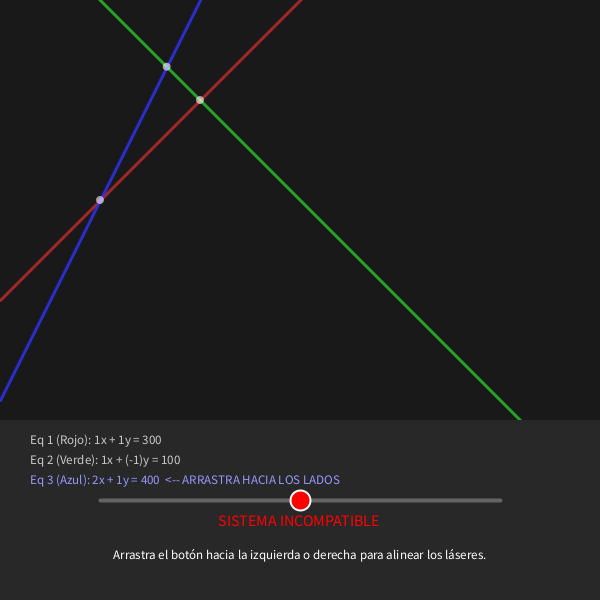
Frame 1 (no input)
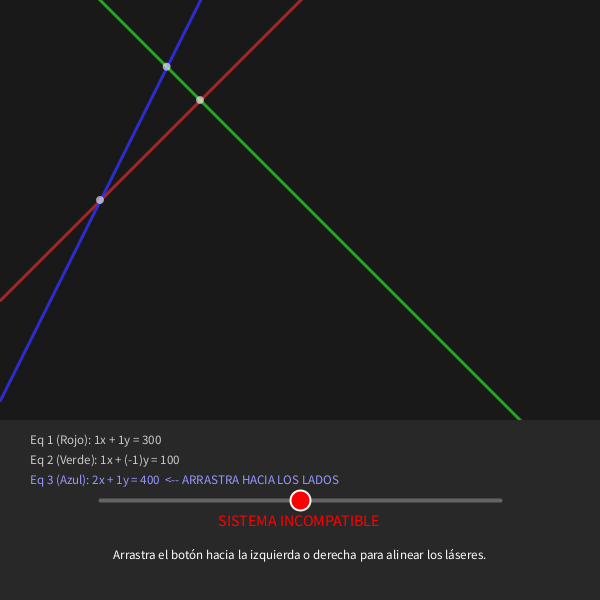
Frame 60 (the mouse pressed at the canvas centre just before this capture)
Frame 120 (the mouse held since frame 60 and released just before this capture): identical to frame 60, image omitted

The Processing sketch that drew these frames (run headless with seeded random() and noise(); from frame 60 on, the mouse is pressed at the canvas centre):

// Processing sketch: sketch_05_SEL_Planes
// ── sketch_05_SEL_Planes.pde
float a1 = 1, b1 = 1, c1 = 300; // Línea 1 (Roja)
float a2 = 1, b2 = -1, c2 = 100; // Línea 2 (Verde)
float a3 = 2, b3 = 1, c3 = 400; // Línea 3 (Azul)

// Variables para el control del deslizador
float sliderX;
float sliderMinX = 100;
float sliderMaxX = 500;
float sliderY = 500;

void setup() {
  size(600, 600);
  sliderX = (sliderMinX + sliderMaxX) / 2;
}

void draw() {
  background(25);
  
  //Interacción: Actualizar coeficiente C3 con el deslizador
  if (mousePressed && mouseX > sliderMinX - 10 && mouseX < sliderMaxX + 10 && mouseY > sliderY - 20 && mouseY < sliderY + 20) {
    sliderX = constrain(mouseX, sliderMinX, sliderMaxX);
  }
  c3 = map(sliderX, sliderMinX, sliderMaxX, 200, 600);
  
  float det12 = a1 * b2 - a2 * b1;
  
  float x12 = (c1 * b2 - c2 * b1) / det12;
  float y12 = (a1 * c2 - a2 * c1) / det12;
  
  float residuo3 = a3 * x12 + b3 * y12 - c3;
  
  String estadoSistema = "";
  color colorUI;
  boolean resuelto = false;

  if (abs(residuo3) < 2.0) {
    estadoSistema = "SISTEMA COMPATIBLE DETERMINADO (SCD)";
    colorUI = color(0, 255, 0); // Verde
    resuelto = true;
  } else {
    estadoSistema = "SISTEMA INCOMPATIBLE ";
    colorUI = color(255, 0, 0); // Rojo
  }
  
  strokeWeight(3);
  
  // Línea 1
  stroke(255, 50, 50, 150);
  dibujarLinea(a1, b1, c1);
  
  // Línea 2
  stroke(50, 255, 50, 150);
  dibujarLinea(a2, b2, c2);
  
  // Línea 3
  stroke(50, 50, 255, 200);
  dibujarLinea(a3, b3, c3);
  
  if (resuelto) {
    fill(0, 255, 0);
    noStroke();
    ellipse(x12, y12, 16, 16);
    
    stroke(0, 255, 0, 100);
    strokeWeight(1);
    noFill();
    ellipse(x12, y12, 30 + sin(frameCount*0.1)*10, 30 + sin(frameCount*0.1)*10);
  } else {
    fill(255, 255, 255, 150);
    noStroke();
    ellipse(x12, y12, 8, 8);
    
    float det13 = a1 * b3 - a3 * b1;
    float x13 = (c1 * b3 - c3 * b1) / det13;
    float y13 = (a1 * c3 - a3 * c1) / det13;
    ellipse(x13, y13, 8, 8);
    
    float det23 = a2 * b3 - a3 * b2;
    float x23 = (c2 * b3 - c3 * b2) / det23;
    float y23 = (a2 * c3 - a3 * c2) / det23;
    ellipse(x23, y23, 8, 8);
  }
  
  fill(40);
  noStroke();
  rect(0, 420, width, 180);

  stroke(100);
  strokeWeight(4);
  line(sliderMinX, sliderY, sliderMaxX, sliderY); 
  
  fill(colorUI);
  stroke(255);
  strokeWeight(2);
  ellipse(sliderX, sliderY, 20, 20);

  fill(200);
  textSize(13);
  textAlign(LEFT, TOP);
  text("Eq 1 (Rojo): " + int(a1) + "x + " + int(b1) + "y = " + int(c1), 30, 435);
  text("Eq 2 (Verde): " + int(a2) + "x + (" + int(b2) + ")y = " + int(c2), 30, 455);
  fill(150, 150, 255);
  text("Eq 3 (Azul): " + int(a3) + "x + " + int(b3) + "y = " + int(c3) + "  <-- ARRASTRA HACIA LOS LADOS", 30, 475);
  
  fill(colorUI);
  textSize(16);
  textAlign(CENTER, TOP);
  text(estadoSistema, width/2, 515);
  
  fill(255);
  textSize(13);
  if (resuelto) {
    text("¡HACKEO CON ÉXITO! El sistema tiene solución única", width/2, 550);
  } else {
    text("Arrastra el botón hacia la izquierda o derecha para alinear los láseres.", width/2, 550);
  }
}

void dibujarLinea(float A, float B, float C) {
  float xStart = 0;
  float yStart = (C - A * xStart) / B;
  float xEnd = width;
  float yEnd = (C - A * xEnd) / B;
  line(xStart, yStart, xEnd, yEnd);
}
